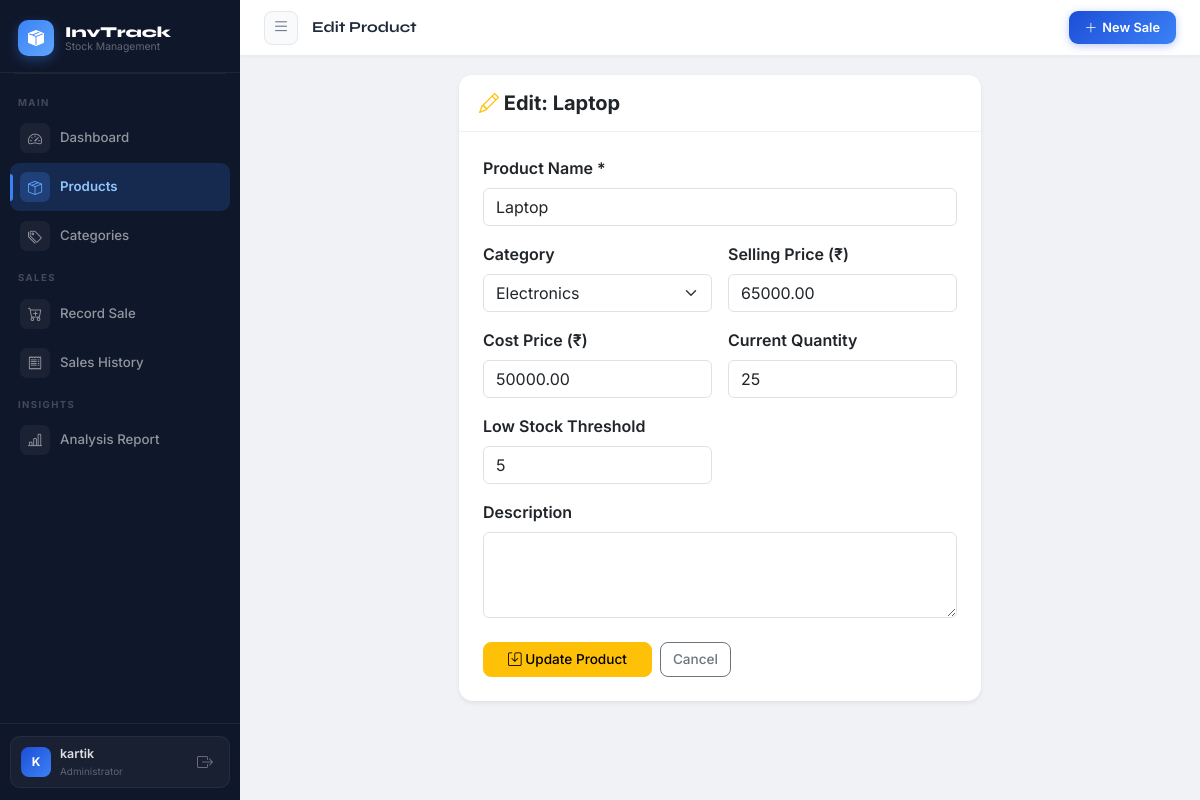
Screenshot of /products/1/edit/ (signed in) with the database file from the repository.
### inventory/models.py (models this page shows, shortened)
class Product(models.Model):
    name = models.CharField(max_length=200)
    category = models.ForeignKey(
        Category,
        on_delete=models.SET_NULL,
        null=True,
        related_name='products'
    )
    price = models.DecimalField(max_digits=10, decimal_places=2)
    cost_price = models.DecimalField(max_digits=10, decimal_places=2, default=0)
    quantity = models.IntegerField(default=0)
    low_stock_threshold = models.IntegerField(default=10)
    description = models.TextField(blank=True, null=True)
    created_at = models.DateTimeField(auto_now_add=True)
    updated_at = models.DateTimeField(auto_now=True)
    class Meta:
        ordering = ['name']

### inventory/views.py (the view)
# urls.py: path('products/<int:pk>/edit/', views.product_edit, name='product_edit'),
@login_required
def product_edit(request, pk):
    product = get_object_or_404(Product, pk=pk)
    if request.method == 'POST':
        form = ProductForm(request.POST, instance=product)
        if form.is_valid():
            form.save()
            messages.success(request, f"'{product.name}' updated successfully!")
            return redirect('product_list')
    else:
        form = ProductForm(instance=product)
    return render(request, 'products/edit.html', {
        'form': form, 'product': product, 'page_title': 'Edit Product'
    })

### inventory/forms.py (shortened to what this page needs)
class ProductForm(forms.ModelForm):
    class Meta:
        model = Product
        fields = ['name', 'category', 'price', 'cost_price', 'quantity', 'low_stock_threshold', 'description']
        widgets = {
            'name': forms.TextInput(attrs={'class': 'form-control', 'placeholder': 'Product name'}),
            'category': forms.Select(attrs={'class': 'form-select'}),
            'price': forms.NumberInput(attrs={'class': 'form-control', 'step': '0.01'}),
            'cost_price': forms.NumberInput(attrs={'class': 'form-control', 'step': '0.01'}),
            'quantity': forms.NumberInput(attrs={'class': 'form-control'}),
            'low_stock_threshold': forms.NumberInput(attrs={'class': 'form-control'}),
            'description': forms.Textarea(attrs={'class': 'form-control', 'rows': 3}),
        }

### inventory/models.py (called while the page is built)
    def __str__(self):
        return self.name

### templates/products/edit.html (shortened to what this page needs)
{% extends 'base.html' %}
{% block content %}
<div class="row justify-content-center">
    <div class="col-md-7">
        <div class="card border-0 shadow-sm">
            <div class="card-header bg-white py-3">
                <h5 class="fw-bold mb-0"><i class="bi bi-pencil text-warning"></i> Edit: {{ product.name }}</h5>
            </div>
            <div class="card-body p-4">
                <form method="post">
                    <div class="row g-3">
                        <div class="col-md-12">
                            <label class="form-label fw-semibold">Product Name *</label>
                            {{ form.name }}
                        </div>
                        <div class="col-md-6">
                            <label class="form-label fw-semibold">Category</label>
                            {{ form.category }}
                        </div>
                        <div class="col-md-6">
                            <label class="form-label fw-semibold">Selling Price (&#8377;)</label>
                            {{ form.price }}
                        </div>
                        <div class="col-md-6">
                            <label class="form-label fw-semibold">Cost Price (&#8377;)</label>
                            {{ form.cost_price }}
                        </div>
                        <div class="col-md-6">
                            <label class="form-label fw-semibold">Current Quantity</label>
                            {{ form.quantity }}
                        </div>
                        <div class="col-md-6">
                            <label class="form-label fw-semibold">Low Stock Threshold</label>
                            {{ form.low_stock_threshold }}
                        </div>
                        <div class="col-md-12">
                            <label class="form-label fw-semibold">Description</label>
                            {{ form.description }}
                        </div>
                    </div>
                    <div class="d-flex gap-2 mt-4">
                        <button type="submit" class="btn btn-warning px-4">
                            <i class="bi bi-save"></i> Update Product
                        </button>
                        <a href="{% url 'product_list' %}" class="btn btn-outline-secondary">Cancel</a>
                    </div>
                </form>
            </div>
        </div>
    </div>
</div>
{% endblock %}

### templates/base.html (shortened to what this page needs)
<!DOCTYPE html>
<html lang="en">
<head>
    <link href="https://cdn.jsdelivr.net/npm/bootstrap@5.3.0/dist/css/bootstrap.min.css" rel="stylesheet">
    <link href="https://cdn.jsdelivr.net/npm/bootstrap-icons@1.11.0/font/bootstrap-icons.css" rel="stylesheet">
    {% load static %}
    <link rel="stylesheet" href="{% static 'css/style.css' %}?v=9">
</head>
<body>
<div id="wrapper">
    <aside id="sidebar-wrapper">
        <div class="sidebar-brand">
            <div class="brand-icon-wrap"><i class="bi bi-box-seam-fill"></i></div>
            <div class="brand-text">
                <span class="brand-name">InvTrack</span>
                <span class="brand-sub">Stock Management</span>
            </div>
        </div>
        <div class="sidebar-divider"></div>
        <nav class="sidebar-nav">
            <span class="nav-group-label">Main</span>
            <a href="{% url 'dashboard' %}" class="nav-item {% if request.resolver_match.url_name == 'dashboard' %}active{% endif %}">
                <span class="nav-icon"><i class="bi bi-speedometer2"></i></span>
                <span class="nav-label">Dashboard</span>
            </a>
            <a href="{% url 'product_list' %}" class="nav-item {% if 'product' in request.resolver_match.url_name %}active{% endif %}">
                <span class="nav-icon"><i class="bi bi-box-seam"></i></span>
                <span class="nav-label">Products</span>
            </a>
            <a href="{% url 'category_list' %}" class="nav-item {% if 'category' in request.resolver_match.url_name %}active{% endif %}">
                <span class="nav-icon"><i class="bi bi-tags"></i></span>
                <span class="nav-label">Categories</span>
            </a>
            <span class="nav-group-label">Sales</span>
            <a href="{% url 'record_sale' %}" class="nav-item {% if request.resolver_match.url_name == 'record_sale' %}active{% endif %}">
                <span class="nav-icon"><i class="bi bi-cart-plus"></i></span>
                <span class="nav-label">Record Sale</span>
            </a>
            <a href="{% url 'sale_history' %}" class="nav-item {% if request.resolver_match.url_name == 'sale_history' %}active{% endif %}">
                <span class="nav-icon"><i class="bi bi-receipt"></i></span>
                <span class="nav-label">Sales History</span>
            </a>
            <span class="nav-group-label">Insights</span>
            <a href="{% url 'analysis_report' %}" class="nav-item {% if request.resolver_match.url_name == 'analysis_report' %}active{% endif %}">
                <span class="nav-icon"><i class="bi bi-bar-chart-line"></i></span>
                <span class="nav-label">Analysis Report</span>
            </a>
        </nav>
        <div class="sidebar-footer">
            <div class="user-strip">
                <div class="user-avatar">{{ request.user.username|slice:":1"|upper }}</div>
                <div class="user-info">
                    <span class="user-name">{{ request.user.username }}</span>
                    <span class="user-role">Administrator</span>
                </div>
                <a href="{% url 'logout' %}" class="logout-btn" title="Logout">
                    <i class="bi bi-box-arrow-right"></i>
                </a>
            </div>
        </div>
    </aside>
    <div id="page-content-wrapper">
        <header class="topbar">
            <button class="sidebar-toggle" id="sidebarToggle"><i class="bi bi-list"></i></button>
            <div class="topbar-title">{{ page_title }}</div>
            <div class="topbar-right">
                <a href="{% url 'record_sale' %}" class="topbar-action-btn">
                    <i class="bi bi-plus-lg"></i> New Sale
                </a>
            </div>
        </header>
        <main class="main-content">{% block content %}{% endblock %}</main>
    </div>
</div>
</body>
</html>

### static/css/style.css (style rules this page uses)
* { font-family: 'Inter', sans-serif; box-sizing: border-box; }
body { background-color: #f0f2f5; color: #333; margin: 0; padding: 0; }
#wrapper { display: flex; min-height: 100vh; width: 100%; }
#sidebar-wrapper { min-height: 100vh; width: 220px; min-width: 220px; background: linear-gradient(180deg, #1e3a5f 0%, #2d5a8e 100%); transition: all 0.3s ease; flex-shrink: 0; position: relative; z-index: 100; }
#page-content-wrapper { flex: 1; min-width: 0; display: flex; flex-direction: column; overflow: hidden; }
.card { border-radius: 14px !important; border: none !important; }
.card-header { border-radius: 14px 14px 0 0 !important; font-size: 0.88rem; padding: 0.85rem 1.25rem; border-bottom: 1px solid #f0f0f0 !important; background-color: #ffffff !important; }
.btn { border-radius: 8px; font-size: 0.85rem; font-weight: 500; }

### rows the page displays
Product: name "Laptop", category "Electronics", price "65000.00", cost_price "50000.00", quantity "25", low_stock_threshold "5"

### other values shown
{{ request.user.username|slice:":1"|upper }} "K"
{{ request.user.username }} "kartik"
{{ page_title }} "Edit Product"
